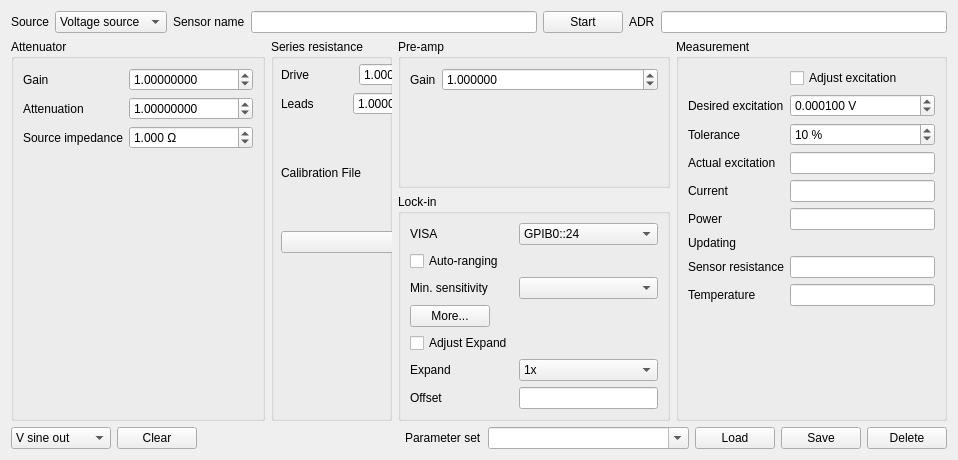
<?xml version="1.0" encoding="UTF-8"?>
<ui version="4.0">
 <class>Form</class>
 <widget class="QWidget" name="Form">
  <property name="geometry">
   <rect>
    <x>0</x>
    <y>0</y>
    <width>958</width>
    <height>460</height>
   </rect>
  </property>
  <property name="windowTitle">
   <string>Form</string>
  </property>
  <layout class="QVBoxLayout" name="verticalLayout_2">
   <item>
    <layout class="QVBoxLayout" name="verticalLayout">
     <item>
      <layout class="QHBoxLayout" name="horizontalLayout_5">
       <item>
        <widget class="QLabel" name="label_8">
         <property name="text">
          <string>Source</string>
         </property>
         <property name="buddy">
          <cstring>sourceCombo</cstring>
         </property>
        </widget>
       </item>
       <item>
        <widget class="QComboBox" name="sourceCombo">
         <item>
          <property name="text">
           <string>Voltage source</string>
          </property>
         </item>
         <item>
          <property name="text">
           <string> 50 mA FS</string>
          </property>
         </item>
         <item>
          <property name="text">
           <string>  5 mA FS</string>
          </property>
         </item>
         <item>
          <property name="text">
           <string>500 uA FS</string>
          </property>
         </item>
         <item>
          <property name="text">
           <string> 50 uA FS</string>
          </property>
         </item>
         <item>
          <property name="text">
           <string>  5 uA FS</string>
          </property>
         </item>
         <item>
          <property name="text">
           <string>500 nA FS</string>
          </property>
         </item>
        </widget>
       </item>
       <item>
        <widget class="QLabel" name="label_14">
         <property name="text">
          <string>Sensor name</string>
         </property>
        </widget>
       </item>
       <item>
        <widget class="QLineEdit" name="sensorNameLe"/>
       </item>
       <item>
        <widget class="QPushButton" name="runPb">
         <property name="sizePolicy">
          <sizepolicy hsizetype="Minimum" vsizetype="Maximum">
           <horstretch>0</horstretch>
           <verstretch>0</verstretch>
          </sizepolicy>
         </property>
         <property name="text">
          <string>Start</string>
         </property>
        </widget>
       </item>
       <item>
        <widget class="QLabel" name="label_16">
         <property name="text">
          <string>ADR</string>
         </property>
        </widget>
       </item>
       <item>
        <widget class="EngineeringIndicator" name="adrResistanceIndicator">
         <property name="text">
          <string/>
         </property>
        </widget>
       </item>
      </layout>
     </item>
     <item>
      <layout class="QHBoxLayout" name="horizontalLayout_6">
       <item>
        <widget class="QGroupBox" name="attenuatorGroupBox">
         <property name="title">
          <string>Attenuator</string>
         </property>
         <layout class="QHBoxLayout" name="horizontalLayout">
          <item>
           <layout class="QFormLayout" name="formLayout">
            <item row="0" column="0">
             <widget class="QLabel" name="label">
              <property name="text">
               <string>Gain</string>
              </property>
              <property name="buddy">
               <cstring>attenuatorGainSb</cstring>
              </property>
             </widget>
            </item>
            <item row="0" column="1">
             <widget class="ScientificDoubleSpinBox" name="attenuatorGainSb">
              <property name="keyboardTracking">
               <bool>false</bool>
              </property>
              <property name="decimals">
               <number>8</number>
              </property>
              <property name="minimum">
               <double>0.000001000000000</double>
              </property>
              <property name="maximum">
               <double>1000000.000000000000000</double>
              </property>
              <property name="singleStep">
               <double>0.000001000000000</double>
              </property>
              <property name="value">
               <double>1.000000000000000</double>
              </property>
             </widget>
            </item>
            <item row="1" column="0">
             <widget class="QLabel" name="label_3">
              <property name="text">
               <string>Attenuation</string>
              </property>
              <property name="buddy">
               <cstring>attenuatorAttenuationSb</cstring>
              </property>
             </widget>
            </item>
            <item row="1" column="1">
             <widget class="ScientificDoubleSpinBox" name="attenuatorAttenuationSb">
              <property name="keyboardTracking">
               <bool>false</bool>
              </property>
              <property name="decimals">
               <number>8</number>
              </property>
              <property name="minimum">
               <double>0.000001000000000</double>
              </property>
              <property name="maximum">
               <double>1000000.000000000000000</double>
              </property>
              <property name="singleStep">
               <double>0.000001000000000</double>
              </property>
              <property name="value">
               <double>1.000000000000000</double>
              </property>
             </widget>
            </item>
            <item row="2" column="0">
             <widget class="QLabel" name="label_2">
              <property name="text">
               <string>Source impedance</string>
              </property>
              <property name="buddy">
               <cstring>sourceImpedanceSb</cstring>
              </property>
             </widget>
            </item>
            <item row="2" column="1">
             <widget class="QDoubleSpinBox" name="sourceImpedanceSb">
              <property name="keyboardTracking">
               <bool>false</bool>
              </property>
              <property name="suffix">
               <string> Ω</string>
              </property>
              <property name="decimals">
               <number>3</number>
              </property>
              <property name="minimum">
               <double>0.000000000000000</double>
              </property>
              <property name="maximum">
               <double>1000000000.000000000000000</double>
              </property>
              <property name="singleStep">
               <double>0.001000000000000</double>
              </property>
              <property name="value">
               <double>1.000000000000000</double>
              </property>
             </widget>
            </item>
           </layout>
          </item>
         </layout>
        </widget>
       </item>
       <item>
        <widget class="QGroupBox" name="seriesResistanceGroupBox">
         <property name="title">
          <string>Series resistance</string>
         </property>
         <widget class="QWidget" name="layoutWidget">
          <property name="geometry">
           <rect>
            <x>10</x>
            <y>24</y>
            <width>169</width>
            <height>190</height>
           </rect>
          </property>
          <layout class="QVBoxLayout" name="verticalLayout_4">
           <item>
            <layout class="QHBoxLayout" name="horizontalLayout_10">
             <item>
              <widget class="QLabel" name="label_11">
               <property name="text">
                <string>Drive</string>
               </property>
               <property name="buddy">
                <cstring>driveResistanceSb</cstring>
               </property>
              </widget>
             </item>
             <item>
              <widget class="QDoubleSpinBox" name="driveResistanceSb">
               <property name="keyboardTracking">
                <bool>false</bool>
               </property>
               <property name="decimals">
                <number>3</number>
               </property>
               <property name="minimum">
                <double>0.000000000000000</double>
               </property>
               <property name="maximum">
                <double>1000000000.000000000000000</double>
               </property>
               <property name="singleStep">
                <double>0.000100000000000</double>
               </property>
               <property name="value">
                <double>1.000000000000000</double>
               </property>
              </widget>
             </item>
            </layout>
           </item>
           <item>
            <layout class="QHBoxLayout" name="horizontalLayout_9">
             <item>
              <widget class="QLabel" name="label_12">
               <property name="text">
                <string>Leads</string>
               </property>
               <property name="buddy">
                <cstring>leadResistanceSb</cstring>
               </property>
              </widget>
             </item>
             <item>
              <widget class="QDoubleSpinBox" name="leadResistanceSb">
               <property name="keyboardTracking">
                <bool>false</bool>
               </property>
               <property name="decimals">
                <number>4</number>
               </property>
               <property name="minimum">
                <double>0.001000000000000</double>
               </property>
               <property name="maximum">
                <double>1000000000.000000000000000</double>
               </property>
               <property name="singleStep">
                <double>0.001000000000000</double>
               </property>
               <property name="value">
                <double>1.000000000000000</double>
               </property>
              </widget>
             </item>
            </layout>
           </item>
           <item>
            <widget class="QLabel" name="label_20">
             <property name="text">
              <string>Calibration File</string>
             </property>
             <property name="buddy">
              <cstring>sensorIndicator</cstring>
             </property>
            </widget>
           </item>
           <item>
            <widget class="QComboBox" name="calibrationCombo"/>
           </item>
          </layout>
         </widget>
        </widget>
       </item>
       <item>
        <layout class="QVBoxLayout" name="verticalLayout_3">
         <item>
          <widget class="QGroupBox" name="preampGroupBox">
           <property name="title">
            <string>Pre-amp</string>
           </property>
           <layout class="QHBoxLayout" name="horizontalLayout_3">
            <item>
             <layout class="QFormLayout" name="formLayout_3">
              <item row="0" column="0">
               <widget class="QLabel" name="label_10">
                <property name="text">
                 <string>Gain</string>
                </property>
                <property name="buddy">
                 <cstring>preampGainSb</cstring>
                </property>
               </widget>
              </item>
              <item row="0" column="1">
               <widget class="QDoubleSpinBox" name="preampGainSb">
                <property name="keyboardTracking">
                 <bool>false</bool>
                </property>
                <property name="decimals">
                 <number>6</number>
                </property>
                <property name="minimum">
                 <double>0.000010000000000</double>
                </property>
                <property name="maximum">
                 <double>1000000.000000000000000</double>
                </property>
                <property name="singleStep">
                 <double>0.000100000000000</double>
                </property>
                <property name="value">
                 <double>1.000000000000000</double>
                </property>
               </widget>
              </item>
             </layout>
            </item>
           </layout>
          </widget>
         </item>
         <item>
          <widget class="QGroupBox" name="groupBox_2">
           <property name="title">
            <string>Lock-in</string>
           </property>
           <layout class="QHBoxLayout" name="horizontalLayout_8">
            <item>
             <layout class="QFormLayout" name="formLayout_5">
              <item row="0" column="0">
               <widget class="QLabel" name="label_7">
                <property name="text">
                 <string>VISA</string>
                </property>
                <property name="buddy">
                 <cstring>visaCombo</cstring>
                </property>
               </widget>
              </item>
              <item row="0" column="1">
               <widget class="VisaCombo" name="visaCombo">
                <property name="enabled">
                 <bool>true</bool>
                </property>
                <item>
                 <property name="text">
                  <string>GPIB0::24</string>
                 </property>
                </item>
               </widget>
              </item>
              <item row="1" column="0">
               <widget class="QCheckBox" name="autoRangingCb">
                <property name="text">
                 <string>Auto-ranging</string>
                </property>
               </widget>
              </item>
              <item row="2" column="0">
               <widget class="QLabel" name="label_18">
                <property name="text">
                 <string>Min. sensitivity</string>
                </property>
               </widget>
              </item>
              <item row="2" column="1">
               <widget class="EnumComboBox" name="minSensitivityCombo"/>
              </item>
              <item row="3" column="0">
               <widget class="QPushButton" name="morePb">
                <property name="text">
                 <string>More...</string>
                </property>
               </widget>
              </item>
              <item row="5" column="1">
               <widget class="QComboBox" name="expandCombo">
                <item>
                 <property name="text">
                  <string>1x</string>
                 </property>
                </item>
                <item>
                 <property name="text">
                  <string>10x</string>
                 </property>
                </item>
                <item>
                 <property name="text">
                  <string>100x</string>
                 </property>
                </item>
               </widget>
              </item>
              <item row="5" column="0">
               <widget class="QLabel" name="label_22">
                <property name="text">
                 <string>Expand</string>
                </property>
               </widget>
              </item>
              <item row="6" column="0">
               <widget class="QLabel" name="label_23">
                <property name="text">
                 <string>Offset</string>
                </property>
               </widget>
              </item>
              <item row="6" column="1">
               <widget class="QLineEdit" name="offsetLe">
                <property name="readOnly">
                 <bool>true</bool>
                </property>
               </widget>
              </item>
              <item row="4" column="0">
               <widget class="QCheckBox" name="adjOffsetCb">
                <property name="text">
                 <string>Adjust Expand</string>
                </property>
               </widget>
              </item>
             </layout>
            </item>
           </layout>
          </widget>
         </item>
        </layout>
       </item>
       <item>
        <widget class="QGroupBox" name="groupBox">
         <property name="title">
          <string>Measurement</string>
         </property>
         <layout class="QHBoxLayout" name="horizontalLayout_4">
          <item>
           <layout class="QFormLayout" name="formLayout_4">
            <property name="fieldGrowthPolicy">
             <enum>QFormLayout::AllNonFixedFieldsGrow</enum>
            </property>
            <item row="0" column="1">
             <widget class="QCheckBox" name="adjustExcitationCb">
              <property name="text">
               <string>Adjust excitation</string>
              </property>
             </widget>
            </item>
            <item row="1" column="0">
             <widget class="QLabel" name="label_4">
              <property name="text">
               <string>Desired excitation</string>
              </property>
              <property name="buddy">
               <cstring>sensorVoltageSb</cstring>
              </property>
             </widget>
            </item>
            <item row="1" column="1">
             <widget class="QDoubleSpinBox" name="sensorVoltageSb">
              <property name="keyboardTracking">
               <bool>false</bool>
              </property>
              <property name="suffix">
               <string> V</string>
              </property>
              <property name="decimals">
               <number>6</number>
              </property>
              <property name="singleStep">
               <double>0.000001000000000</double>
              </property>
              <property name="value">
               <double>0.000100000000000</double>
              </property>
             </widget>
            </item>
            <item row="3" column="0">
             <widget class="QLabel" name="label_5">
              <property name="text">
               <string>Actual excitation</string>
              </property>
              <property name="buddy">
               <cstring>sensorVoltageIndicator</cstring>
              </property>
             </widget>
            </item>
            <item row="3" column="1">
             <widget class="EngineeringIndicator" name="sensorVoltageIndicator">
              <property name="text">
               <string/>
              </property>
             </widget>
            </item>
            <item row="4" column="0">
             <widget class="QLabel" name="label_15">
              <property name="text">
               <string>Current</string>
              </property>
             </widget>
            </item>
            <item row="4" column="1">
             <widget class="EngineeringIndicator" name="sensorCurrentIndicator">
              <property name="text">
               <string/>
              </property>
             </widget>
            </item>
            <item row="5" column="0">
             <widget class="QLabel" name="label_6">
              <property name="text">
               <string>Power</string>
              </property>
              <property name="buddy">
               <cstring>sensorPowerIndicator</cstring>
              </property>
             </widget>
            </item>
            <item row="5" column="1">
             <widget class="EngineeringIndicator" name="sensorPowerIndicator">
              <property name="text">
               <string/>
              </property>
             </widget>
            </item>
            <item row="2" column="1">
             <widget class="QSpinBox" name="toleranceSb">
              <property name="suffix">
               <string> %</string>
              </property>
              <property name="maximum">
               <number>100</number>
              </property>
              <property name="value">
               <number>10</number>
              </property>
             </widget>
            </item>
            <item row="2" column="0">
             <widget class="QLabel" name="label_17">
              <property name="text">
               <string>Tolerance</string>
              </property>
             </widget>
            </item>
            <item row="6" column="1">
             <widget class="LedIndicator" name="updateLed">
              <property name="color" stdset="0">
               <color>
                <red>0</red>
                <green>170</green>
                <blue>0</blue>
               </color>
              </property>
             </widget>
            </item>
            <item row="7" column="1">
             <widget class="EngineeringIndicator" name="sensorIndicator">
              <property name="text">
               <string/>
              </property>
             </widget>
            </item>
            <item row="7" column="0">
             <widget class="QLabel" name="label_13">
              <property name="text">
               <string>Sensor resistance</string>
              </property>
              <property name="buddy">
               <cstring>sensorIndicator</cstring>
              </property>
             </widget>
            </item>
            <item row="8" column="0">
             <widget class="QLabel" name="label_19">
              <property name="text">
               <string>Temperature</string>
              </property>
              <property name="buddy">
               <cstring>sensorIndicator</cstring>
              </property>
             </widget>
            </item>
            <item row="8" column="1">
             <widget class="TemperatureIndicator" name="temperatureIndicator"/>
            </item>
            <item row="6" column="0">
             <widget class="QLabel" name="label_21">
              <property name="text">
               <string>Updating</string>
              </property>
             </widget>
            </item>
           </layout>
          </item>
         </layout>
        </widget>
       </item>
      </layout>
     </item>
     <item>
      <layout class="QHBoxLayout" name="horizontalLayout_7">
       <item>
        <widget class="QComboBox" name="plotYAxisCombo">
         <property name="sizePolicy">
          <sizepolicy hsizetype="Preferred" vsizetype="Fixed">
           <horstretch>0</horstretch>
           <verstretch>0</verstretch>
          </sizepolicy>
         </property>
         <property name="minimumSize">
          <size>
           <width>80</width>
           <height>0</height>
          </size>
         </property>
         <item>
          <property name="text">
           <string>V sine out</string>
          </property>
         </item>
         <item>
          <property name="text">
           <string>Temperature</string>
          </property>
         </item>
         <item>
          <property name="text">
           <string>X</string>
          </property>
         </item>
         <item>
          <property name="text">
           <string>Y</string>
          </property>
         </item>
         <item>
          <property name="text">
           <string>R</string>
          </property>
         </item>
         <item>
          <property name="text">
           <string>V sensor</string>
          </property>
         </item>
         <item>
          <property name="text">
           <string>P sensor</string>
          </property>
         </item>
        </widget>
       </item>
       <item>
        <widget class="QPushButton" name="clearPb">
         <property name="text">
          <string>Clear</string>
         </property>
        </widget>
       </item>
       <item>
        <spacer name="horizontalSpacer_2">
         <property name="orientation">
          <enum>Qt::Horizontal</enum>
         </property>
         <property name="sizeHint" stdset="0">
          <size>
           <width>40</width>
           <height>20</height>
          </size>
         </property>
        </spacer>
       </item>
       <item>
        <widget class="QLabel" name="label_9">
         <property name="text">
          <string>Parameter set</string>
         </property>
        </widget>
       </item>
       <item>
        <widget class="QComboBox" name="configCombo">
         <property name="sizePolicy">
          <sizepolicy hsizetype="Expanding" vsizetype="Fixed">
           <horstretch>0</horstretch>
           <verstretch>0</verstretch>
          </sizepolicy>
         </property>
         <property name="minimumSize">
          <size>
           <width>60</width>
           <height>0</height>
          </size>
         </property>
         <property name="toolTip">
          <string>Pick one of the saved parameter sets or create a new one by typing in a name</string>
         </property>
         <property name="editable">
          <bool>true</bool>
         </property>
        </widget>
       </item>
       <item>
        <widget class="QPushButton" name="loadPb">
         <property name="toolTip">
          <string>Load parameters from selected parameter set</string>
         </property>
         <property name="text">
          <string>Load</string>
         </property>
        </widget>
       </item>
       <item>
        <widget class="QPushButton" name="savePb">
         <property name="toolTip">
          <string>Save current parameters to selected parameter set</string>
         </property>
         <property name="text">
          <string>Save</string>
         </property>
        </widget>
       </item>
       <item>
        <widget class="QPushButton" name="deletePb">
         <property name="toolTip">
          <string>Delete the selected parameter set</string>
         </property>
         <property name="text">
          <string>Delete</string>
         </property>
        </widget>
       </item>
      </layout>
     </item>
    </layout>
   </item>
  </layout>
 </widget>
 <customwidgets>
  <customwidget>
   <class>TemperatureIndicator</class>
   <extends>QLineEdit</extends>
   <header>LabWidgets.Indicators</header>
  </customwidget>
  <customwidget>
   <class>EngineeringIndicator</class>
   <extends>QLineEdit</extends>
   <header>LabWidgets.Indicators</header>
  </customwidget>
  <customwidget>
   <class>LedIndicator</class>
   <extends>QWidget</extends>
   <header>LabWidgets.Indicators</header>
  </customwidget>
  <customwidget>
   <class>ScientificDoubleSpinBox</class>
   <extends>QDoubleSpinBox</extends>
   <header>LabWidgets.Indicators</header>
  </customwidget>
  <customwidget>
   <class>EnumComboBox</class>
   <extends>QComboBox</extends>
   <header>LabWidgets.SilentWidgets</header>
  </customwidget>
  <customwidget>
   <class>VisaCombo</class>
   <extends>QComboBox</extends>
   <header>Visa.VisaWidgets</header>
  </customwidget>
 </customwidgets>
 <resources/>
 <connections/>
</ui>
